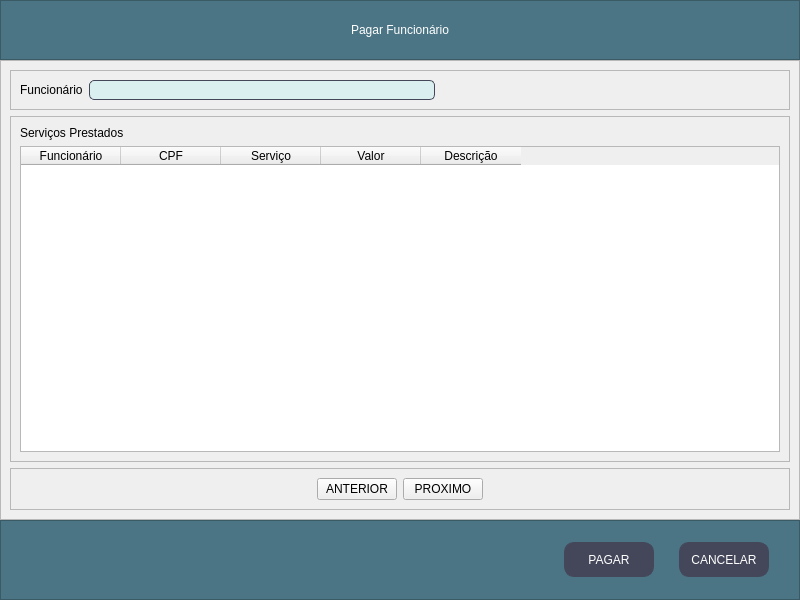
<?xml version="1.0" encoding="UTF-8"?>
<ui version="4.0">
 <class>pagar_funcionario</class>
 <widget class="QMainWindow" name="pagar_funcionario">
  <property name="windowModality">
   <enum>Qt::ApplicationModal</enum>
  </property>
  <property name="geometry">
   <rect>
    <x>0</x>
    <y>0</y>
    <width>800</width>
    <height>600</height>
   </rect>
  </property>
  <property name="minimumSize">
   <size>
    <width>800</width>
    <height>600</height>
   </size>
  </property>
  <property name="maximumSize">
   <size>
    <width>800</width>
    <height>600</height>
   </size>
  </property>
  <property name="windowTitle">
   <string>MainWindow</string>
  </property>
  <widget class="QWidget" name="centralwidget">
   <property name="styleSheet">
    <string notr="true">QLineEdit{
	border-radius: 5px;
	border: 0.5px solid #44475a;
	font:11pt &quot;MS Shell Dlg 2&quot;;
	padding: 1px;
	background-color: #DAEFF0;
}

QLineEdit:focus{
	border: 1.5px solid #44475a;
}

QLabel{
	font: 75 11pt &quot;Arial&quot;;
}
QComboBox{
	font: 9pt &quot;MS Shell Dlg 2&quot;;
}
QDateEdit{
	font: 9pt &quot;MS Shell Dlg 2&quot;;
}</string>
   </property>
   <layout class="QVBoxLayout" name="verticalLayout_3">
    <property name="spacing">
     <number>0</number>
    </property>
    <property name="leftMargin">
     <number>0</number>
    </property>
    <property name="topMargin">
     <number>0</number>
    </property>
    <property name="rightMargin">
     <number>0</number>
    </property>
    <property name="bottomMargin">
     <number>0</number>
    </property>
    <item>
     <widget class="QFrame" name="frame">
      <property name="minimumSize">
       <size>
        <width>0</width>
        <height>60</height>
       </size>
      </property>
      <property name="maximumSize">
       <size>
        <width>16777215</width>
        <height>60</height>
       </size>
      </property>
      <property name="styleSheet">
       <string notr="true">background-color: rgb(75, 117, 132);</string>
      </property>
      <property name="frameShape">
       <enum>QFrame::StyledPanel</enum>
      </property>
      <property name="frameShadow">
       <enum>QFrame::Raised</enum>
      </property>
      <layout class="QHBoxLayout" name="horizontalLayout">
       <property name="leftMargin">
        <number>9</number>
       </property>
       <property name="topMargin">
        <number>9</number>
       </property>
       <item>
        <widget class="QLabel" name="label">
         <property name="minimumSize">
          <size>
           <width>300</width>
           <height>30</height>
          </size>
         </property>
         <property name="maximumSize">
          <size>
           <width>300</width>
           <height>30</height>
          </size>
         </property>
         <property name="styleSheet">
          <string notr="true">font: 87 12pt &quot;Arial Black&quot;;
color: rgb(255, 255, 255);
</string>
         </property>
         <property name="text">
          <string>Pagar Funcionário</string>
         </property>
         <property name="alignment">
          <set>Qt::AlignCenter</set>
         </property>
        </widget>
       </item>
      </layout>
     </widget>
    </item>
    <item>
     <widget class="QFrame" name="frame_2">
      <property name="frameShape">
       <enum>QFrame::StyledPanel</enum>
      </property>
      <property name="frameShadow">
       <enum>QFrame::Raised</enum>
      </property>
      <layout class="QVBoxLayout" name="verticalLayout_2">
       <item>
        <widget class="QFrame" name="frame_4">
         <property name="frameShape">
          <enum>QFrame::StyledPanel</enum>
         </property>
         <property name="frameShadow">
          <enum>QFrame::Raised</enum>
         </property>
         <layout class="QHBoxLayout" name="horizontalLayout_3">
          <item>
           <widget class="QLabel" name="label_2">
            <property name="text">
             <string>Funcionário</string>
            </property>
           </widget>
          </item>
          <item>
           <widget class="QLineEdit" name="line_funcionario"/>
          </item>
          <item>
           <spacer name="horizontalSpacer_2">
            <property name="orientation">
             <enum>Qt::Horizontal</enum>
            </property>
            <property name="sizeHint" stdset="0">
             <size>
              <width>333</width>
              <height>20</height>
             </size>
            </property>
           </spacer>
          </item>
         </layout>
        </widget>
       </item>
       <item>
        <widget class="QFrame" name="frame_5">
         <property name="frameShape">
          <enum>QFrame::StyledPanel</enum>
         </property>
         <property name="frameShadow">
          <enum>QFrame::Raised</enum>
         </property>
         <layout class="QVBoxLayout" name="verticalLayout">
          <item>
           <widget class="QLabel" name="label_3">
            <property name="text">
             <string>Serviços Prestados</string>
            </property>
           </widget>
          </item>
          <item>
           <widget class="QTableWidget" name="tab_servicos_prestados">
            <property name="focusPolicy">
             <enum>Qt::ClickFocus</enum>
            </property>
            <property name="editTriggers">
             <set>QAbstractItemView::NoEditTriggers</set>
            </property>
            <property name="selectionMode">
             <enum>QAbstractItemView::SingleSelection</enum>
            </property>
            <property name="selectionBehavior">
             <enum>QAbstractItemView::SelectRows</enum>
            </property>
            <column>
             <property name="text">
              <string>Funcionário</string>
             </property>
            </column>
            <column>
             <property name="text">
              <string>CPF</string>
             </property>
            </column>
            <column>
             <property name="text">
              <string>Serviço</string>
             </property>
            </column>
            <column>
             <property name="text">
              <string>Valor</string>
             </property>
            </column>
            <column>
             <property name="text">
              <string>Descrição</string>
             </property>
            </column>
           </widget>
          </item>
         </layout>
        </widget>
       </item>
       <item>
        <widget class="QFrame" name="frame_6">
         <property name="frameShape">
          <enum>QFrame::StyledPanel</enum>
         </property>
         <property name="frameShadow">
          <enum>QFrame::Raised</enum>
         </property>
         <layout class="QHBoxLayout" name="horizontalLayout_4">
          <item>
           <spacer name="horizontalSpacer_3">
            <property name="orientation">
             <enum>Qt::Horizontal</enum>
            </property>
            <property name="sizeHint" stdset="0">
             <size>
              <width>293</width>
              <height>20</height>
             </size>
            </property>
           </spacer>
          </item>
          <item>
           <widget class="QPushButton" name="btn_anterior">
            <property name="text">
             <string>ANTERIOR</string>
            </property>
           </widget>
          </item>
          <item>
           <widget class="QPushButton" name="btn_proximo">
            <property name="text">
             <string>PROXIMO</string>
            </property>
           </widget>
          </item>
          <item>
           <spacer name="horizontalSpacer_4">
            <property name="orientation">
             <enum>Qt::Horizontal</enum>
            </property>
            <property name="sizeHint" stdset="0">
             <size>
              <width>293</width>
              <height>20</height>
             </size>
            </property>
           </spacer>
          </item>
         </layout>
        </widget>
       </item>
      </layout>
     </widget>
    </item>
    <item>
     <widget class="QFrame" name="frame_3">
      <property name="minimumSize">
       <size>
        <width>0</width>
        <height>80</height>
       </size>
      </property>
      <property name="maximumSize">
       <size>
        <width>16777215</width>
        <height>80</height>
       </size>
      </property>
      <property name="styleSheet">
       <string notr="true">background-color: rgb(75, 117, 132);</string>
      </property>
      <property name="frameShape">
       <enum>QFrame::StyledPanel</enum>
      </property>
      <property name="frameShadow">
       <enum>QFrame::Raised</enum>
      </property>
      <layout class="QHBoxLayout" name="horizontalLayout_2">
       <property name="spacing">
        <number>25</number>
       </property>
       <property name="rightMargin">
        <number>30</number>
       </property>
       <item>
        <spacer name="horizontalSpacer">
         <property name="orientation">
          <enum>Qt::Horizontal</enum>
         </property>
         <property name="sizeHint" stdset="0">
          <size>
           <width>276</width>
           <height>20</height>
          </size>
         </property>
        </spacer>
       </item>
       <item>
        <widget class="QPushButton" name="btn_pagar">
         <property name="styleSheet">
          <string notr="true">QPushButton{
	font: 87 8pt &quot;Arial Black&quot;;
	border: 0.5px solid #44475a;
	border-radius: 10px;
	color: rgb(255, 255, 255);
	background-color: #44475a;
	min-width: 88;
	max-width: 88;
	min-height: 33;
	max-height: 33;
}
QPushButton:hover{
	background-color: #4f5368;
}</string>
         </property>
         <property name="text">
          <string>PAGAR</string>
         </property>
        </widget>
       </item>
       <item>
        <widget class="QPushButton" name="btn_cancelar">
         <property name="styleSheet">
          <string notr="true">QPushButton{
	font: 87 8pt &quot;Arial Black&quot;;
	border: 0.5px solid #44475a;
	border-radius: 10px;
	color: rgb(255, 255, 255);
	background-color: #44475a;
	min-width: 88;
	max-width: 88;
	min-height: 33;
	max-height: 33;
}
QPushButton:hover{
	background-color: #4f5368;
}</string>
         </property>
         <property name="text">
          <string>CANCELAR</string>
         </property>
        </widget>
       </item>
      </layout>
     </widget>
    </item>
   </layout>
  </widget>
 </widget>
 <resources/>
 <connections/>
</ui>
